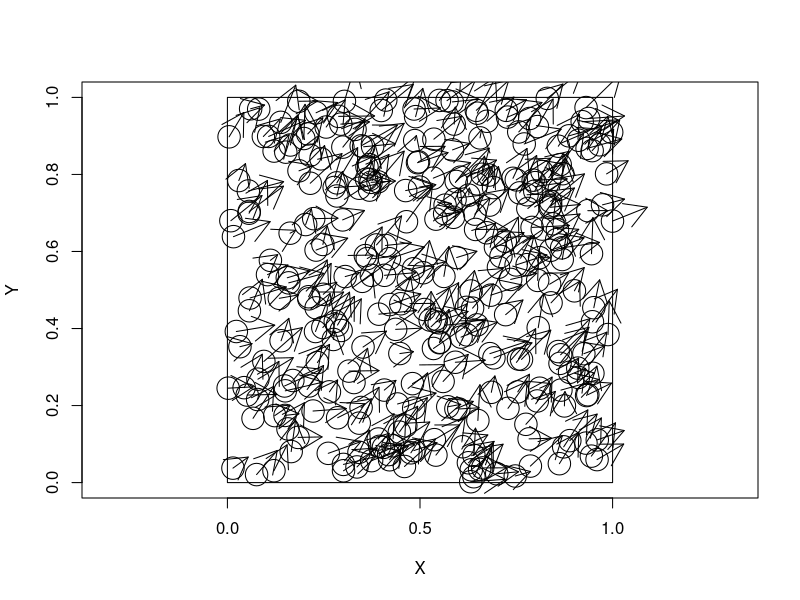

This figure's R source:
## ---- chunk 1
n=300
p=matrix(runif(n*2),n,2)
v=matrix(runif(n*2),n,2)/10
plot(p,xlim=c(0,1),ylim=c(0,1),xlab="X",ylab="Y",asp=1,cex=3)
arrows(p[,1],p[,2],(p+v)[,1],(p+v)[,2])
lines(cbind(c(0,0,1,1,0),c(0,1,1,0,0)))
